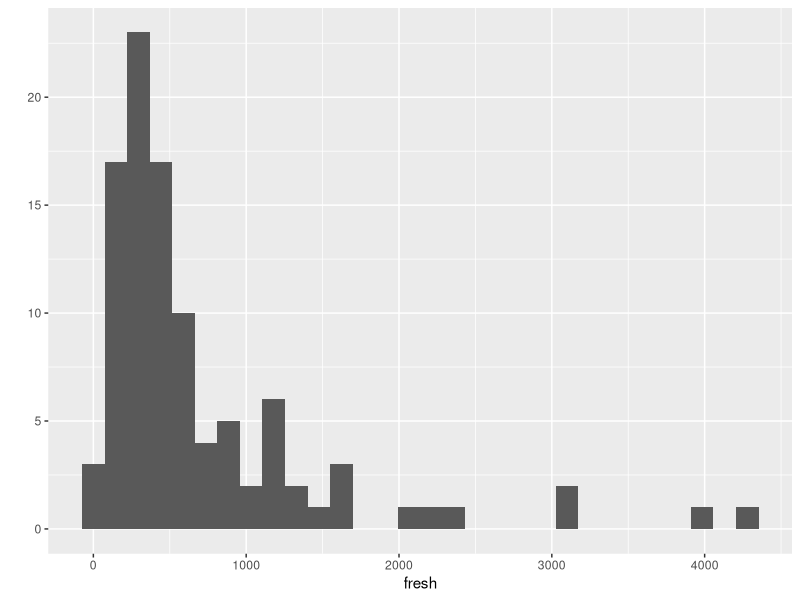

Generate this figure with R:
# Log-normal problems
library(tidyverse)

# Problem 1
plnorm(1000, 6.1, 1.0) - plnorm(500, 6.1, 1.0)

# Problem 2
qlnorm(.99, 6.1, 1.0)

# Problem 3
fresh <- rlnorm(100, 6.1, 1.0)
fresh

qplot(fresh, geom = "histogram")


